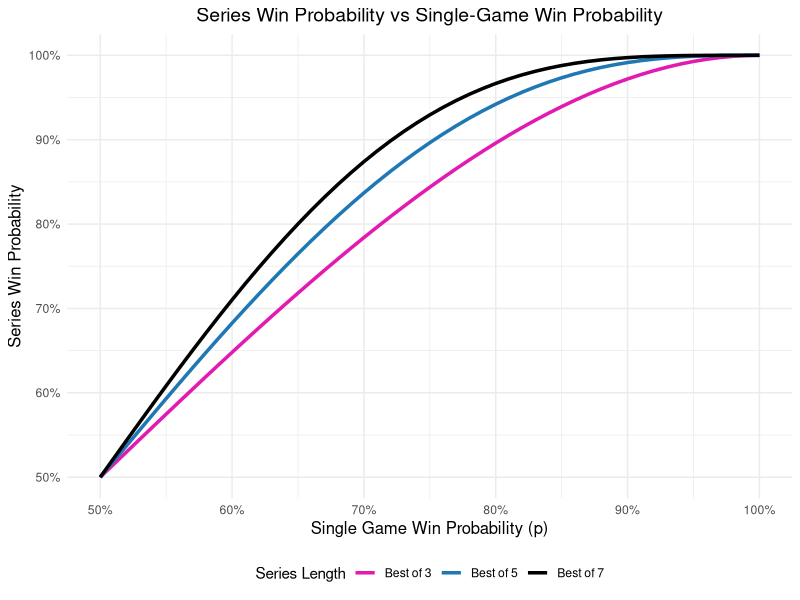

R code for this plot:
#best of 3-4-5 series win probability (p=0.5,...,1)
library(ggplot2)
library(dplyr)
library(purrr)
library(knitr)

p_values <- seq(0.5, 1.0, 0.01)

#alculate win probabilities using negative binomial
#"number of failures before reaching required successes"
df <- expand.grid(p = p_values, series_type = c(3, 5, 7)) %>%
  mutate(
    games_to_win = (series_type + 1) / 2,  # 2, 3, 4 respectively
    # Use dnbinom to sum probabilities for all possible series lengths
    win_probability = pmap_dbl(list(p, series_type, games_to_win), function(p, series_type, games_to_win) {
      # Alternative approach: use pbinom with the "extend to full series" method
      # Probability of winning >= games_to_win out of series_type games
      1 - pbinom(games_to_win - 1, series_type, p)
    }),
    series_name = paste("Best of", series_type)
  )


plot<- ggplot(df, aes(x = p, y = win_probability, color = series_name)) +
  geom_line(size = 1.2) +
  scale_x_continuous(
    name = "Single Game Win Probability (p)",
    breaks = seq(0.5, 1.0, 0.1),
    labels = scales::percent_format(accuracy = 1)
  ) +
  scale_y_continuous(
    name = "Series Win Probability", 
    breaks = seq(0.5, 1.0, 0.1),
    labels = scales::percent_format(accuracy = 1)
  ) +
  scale_color_manual(
    name = "Series Length",
    values = c("Best of 3" = "#e31ab1", "Best of 5" = "#1F78B4", "Best of 7" = "#000000")
  ) +
  theme_minimal() +
  theme(
    legend.position = "bottom",
    plot.title = element_text(hjust = 0.5, size = 14),
    axis.title = element_text(size = 12),
    legend.title = element_text(size = 11)
  ) +
  labs(
    title = "Series Win Probability vs Single-Game Win Probability"
  )

print(plot)
##############################################################################
p <- 0.7
series_lengths <- c(3, 5, 7, 9, 11, 15, 21, 31, 41, 51, 71, 99, 151)

results_table <- data.frame(
  series_length = series_lengths,
  games_to_win = (series_lengths + 1) / 2
) %>%
  mutate(
    win_probability = 1 - pbinom(games_to_win - 1, series_length, p),
    percentage = paste0(round(win_probability * 100, 5), "%"), #format as percentage
    series_name = paste("Best of", series_length)
  ) %>%
  select(series_name, games_to_win, percentage)


kable(results_table, 
      col.names = c("Series Type", "Games to Win", "Percentage"),
      digits = 4,
      caption = "Series Win Probabilities for p = 0.7")